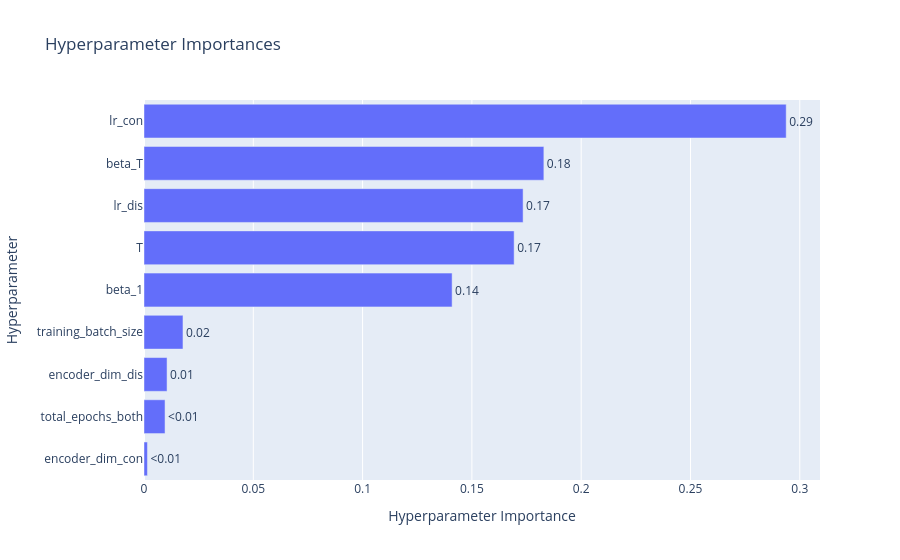

The notebook cell saved with this chart:
### Code cell
from optuna.visualization import plot_param_importances, plot_optimization_history, plot_parallel_coordinate, plot_slice, plot_contour, plot_edf, plot_intermediate_values, plot_optimization_history, plot_parallel_coordinate, plot_param_importances, plot_param_importances, plot_slice

plot_param_importances(study).show()

### Figure 1 — Plotly figure (JSON) as saved in the notebook; plotly's stock layout.template omitted (floating-point values rounded to 4 significant figures)
{"data": [{"cliponaxis": false, "hovertemplate": ["encoder_dim_con (CategoricalDistribution): 0.001573185468501667<extra></extra>", "total_epochs_both (IntDistribution): 0.009625852595465265<extra></extra>", "encoder_dim_dis (CategoricalDistribution): 0.01054682332703599<extra></extra>", "training_batch_size (IntDistribution): 0.017830267790565898<extra></extra>", "beta_1 (FloatDistribution): 0.14095486257754122<extra></extra>", "T (IntDistribution): 0.16932614898888118<extra></extra>", "lr_dis (FloatDistribution): 0.17342571336977158<extra></extra>", "beta_T (FloatDistribution): 0.18292988880376004<extra></extra>", "lr_con (FloatDistribution): 0.29378725707847714<extra></extra>"], "name": "Objective Value", "orientation": "h", "text": ["<0.01", "<0.01", "0.01", "0.02", "0.14", "0.17", "0.17", "0.18", "0.29"], "textposition": "outside", "type": "bar", "x": [0.001573, 0.009626, 0.01055, 0.01783, 0.141, 0.1693, 0.1734, 0.1829, 0.2938], "y": ["encoder_dim_con", "total_epochs_both", "encoder_dim_dis", "training_batch_size", "beta_1", "T", "lr_dis", "beta_T", "lr_con"]}], "layout": {"title": {"text": "Hyperparameter Importances"}, "xaxis": {"title": {"text": "Hyperparameter Importance"}}, "yaxis": {"title": {"text": "Hyperparameter"}}}}
